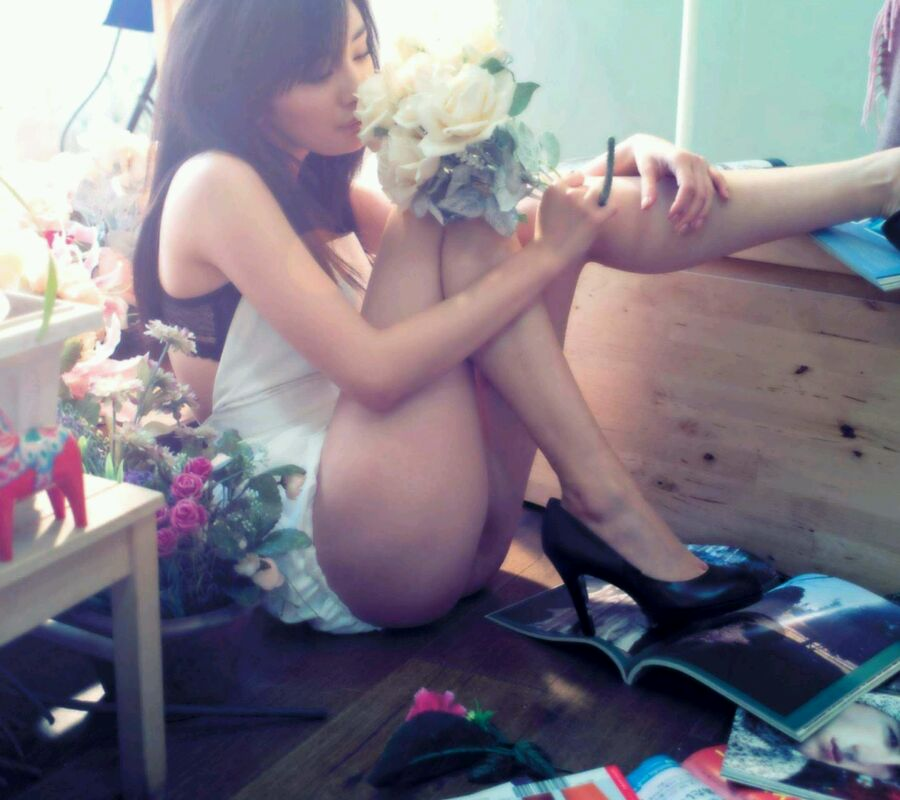
//> input picture picture/2.jpg, 900 x 800 px
$ ./009   (built with g++ and OpenCV 4)
//> lines starting //> are read from the running program, lines starting //| are printed output that depends on the picture; after the words box and inside, x2 and y2 are one past the last pixel; in counts of white or black regions, pixels touching at a corner belong together
// vs2017
// opencv 4.1.0

/*
    图像像素的统计：
        1. 求图像像素的最大值、最小值及它们的位置
        2. 求灰度图像的均值和方差
        3. 求彩色图像的均值和方差
        4. 将灰度图像转换为二值图像
*/

#include <opencv2/opencv.hpp>
#include <iostream>

using namespace cv;
using namespace std;

int main(int argc, char** argv)
{
    //【1】求图像像素的最大值、最小值及它们的位置

    Mat src1 = imread("c:/OpenCV_test/OpenCV_Coding/picture/2.jpg", IMREAD_GRAYSCALE);  // 灰度图像
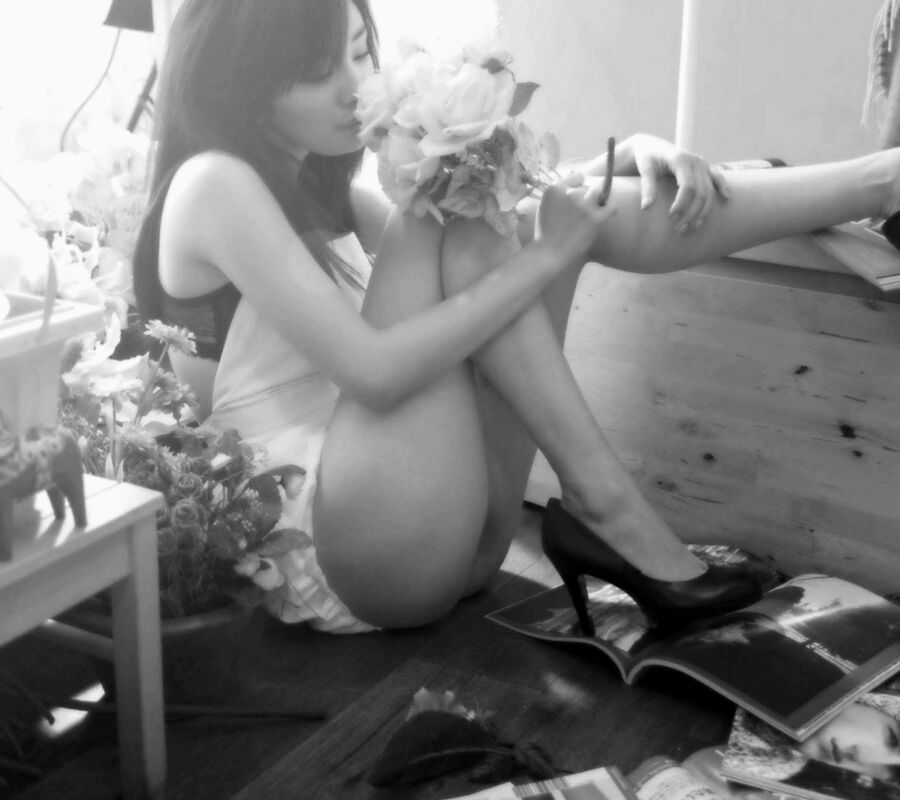
//> src1: 800 rows x 900 cols, CV_8UC1; min 0, max 255, mean 128.1

    if (src1.empty())
    {
        printf("Could not find the image..\n");
        system("pause");
        return -1;
    }

    namedWindow("009-Demo-src1", WINDOW_AUTOSIZE);
    imshow("009-Demo-src1", src1);

    double minValue;
    double maxValue;
    Point minLocation;
    Point maxLocation;

    minMaxLoc(src1, &minValue, &maxValue, &minLocation, &maxLocation, Mat());  // 参数src须为单通道图像
//> minValue = 0; maxValue = 255; minLocation = Point(559, 560); maxLocation = Point(105, 8)

    // [10 lines of commented-out code are left out]

    printf("minValue:%.2f, maxValue:%.2f\n", minValue, maxValue);
//| minValue:0.00, maxValue:255.00
    printf("minLocation:(%d,%d), ", minLocation.x, minLocation.y);
//| minLocation:(559,560),
    printf("maxLocation:(%d,%d)\n", maxLocation.x, maxLocation.y);
//| maxLocation:(105,8)

    //【2】求灰度图像的均值和方差

    Mat m1;
    Mat std1;

    meanStdDev(src1, m1, std1, Mat());
//> m1 = [128.1]; std1 = [68.13]

    printf("m1 -- height:%d, width:%d, channels:%d\n", m1.rows, m1.cols, m1.channels());  // height:1, width:1, channels:1
//| m1 -- height:1, width:1, channels:1
    printf("std1 -- height:%d, width:%d, channels:%d\n", std1.rows, std1.cols, std1.channels());  // height:1, width:1, channels:1
//| std1 -- height:1, width:1, channels:1

    printf("src1 -- mean:%.2f, std:%.2f\n", m1.at<double>(0,0), std1.at<double>(0,0)); // 这里的m1和std1数据都是double类型的
//| src1 -- mean:128.07, std:68.13

    //【3】求彩色图像的均值和方差

    Mat src2 = imread("c:/OpenCV_test/OpenCV_Coding/picture/2.jpg");  // 彩色图像
//> src2 is the input picture: 800 rows x 900 cols, CV_8UC3; mean B, G, R 135.9, 125.4, 130.3

    if (src2.empty())
    {
        printf("Could not find the image..\n");
        system("pause");
        return -1;
    }

    namedWindow("009-Demo-src2", WINDOW_AUTOSIZE);
    imshow("009-Demo-src2", src2);

    Mat m2;
    Mat std2;

    meanStdDev(src2, m2, std2, Mat());
//> m2 = [135.9, 125.4, 130.3]; std2 = [58.12, 70.54, 71.34]

    printf("m2 -- height:%d, width:%d, channels:%d\n", m2.rows, m2.cols, m2.channels());  // height:3, width:1, channels:1
//| m2 -- height:3, width:1, channels:1
    printf("std2 -- height:%d, width:%d, channels:%d\n", std2.rows, std2.cols, std2.channels());  // height:3, width:1, channels:1
//| std2 -- height:3, width:1, channels:1

    printf("src2_b_channel -- mean:%.2f, std:%.2f\n", m2.at<double>(0,0), std2.at<double>(0,0));
//| src2_b_channel -- mean:135.88, std:58.12
    printf("src2_g_channel -- mean:%.2f, std:%.2f\n", m2.at<double>(1,0), std2.at<double>(1,0));
//| src2_g_channel -- mean:125.41, std:70.54
    printf("src2_r_channel -- mean:%.2f, std:%.2f\n", m2.at<double>(2,0), std2.at<double>(2,0));
//| src2_r_channel -- mean:130.32, std:71.34

    //【4】将灰度图像转换为二值图像

    Mat bw = Mat::zeros(src1.size(), CV_8UC1);  // 创建一个空白图像，用于保存二值图像

    for (int row = 0; row < src1.rows; row++)
    {
        for (int col = 0; col < src1.cols; col++)
        {
            bw.at<uchar>(row,col) = (src1.at<uchar>(row,col) > m1.at<double>(0,0)) ? 255 : 0;
        }
    }
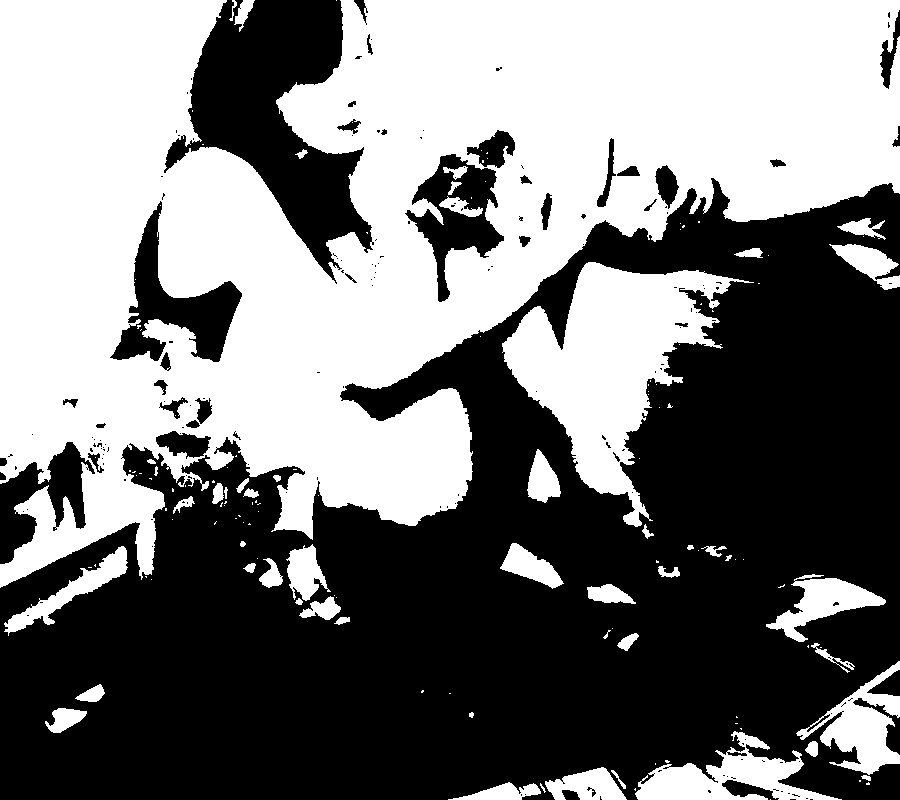
//> bw: 800 rows x 900 cols, CV_8UC1; 47.7% white; 139 white regions (89 under 20 px), largest, box (x1, y1, x2, y2) and area: (0, 0, 900, 588) 287136, (502, 262, 754, 527) 26249, (635, 731, 842, 800) 5832

    namedWindow("009-Demo-bw", WINDOW_AUTOSIZE);
    imshow("009-Demo-bw", bw);

    waitKey(0);
    destroyAllWindows();

    return 0;
}

$ run again, with picture/1.jpg copied over picture/2.jpg
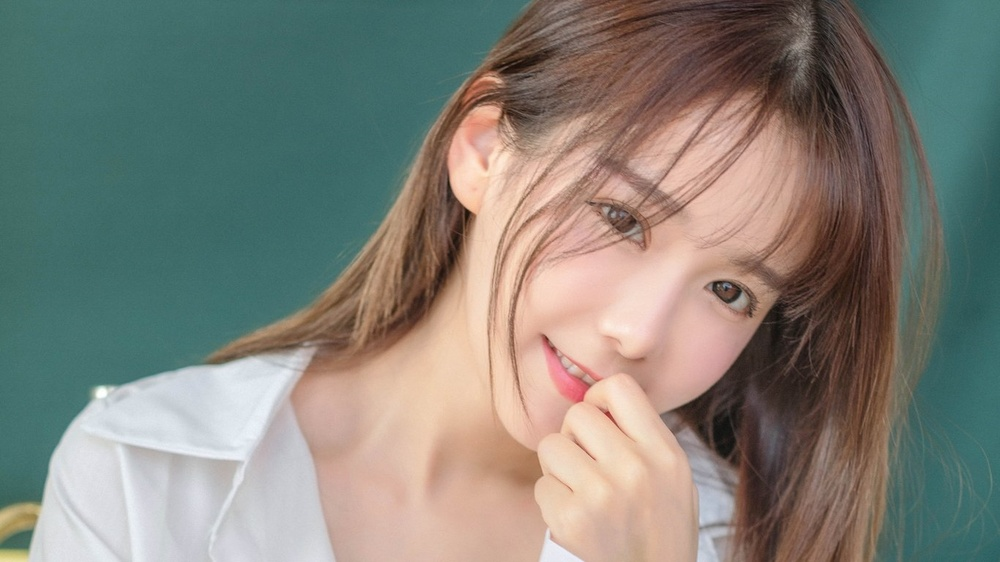
//> input picture picture/1.jpg, 1000 x 562 px, shrunk from 1366 x 768 before the run
//> `Mat src1 = imread("c:/OpenCV_test/OpenCV_Coding/picture/2.jpg", IMREAD..`:
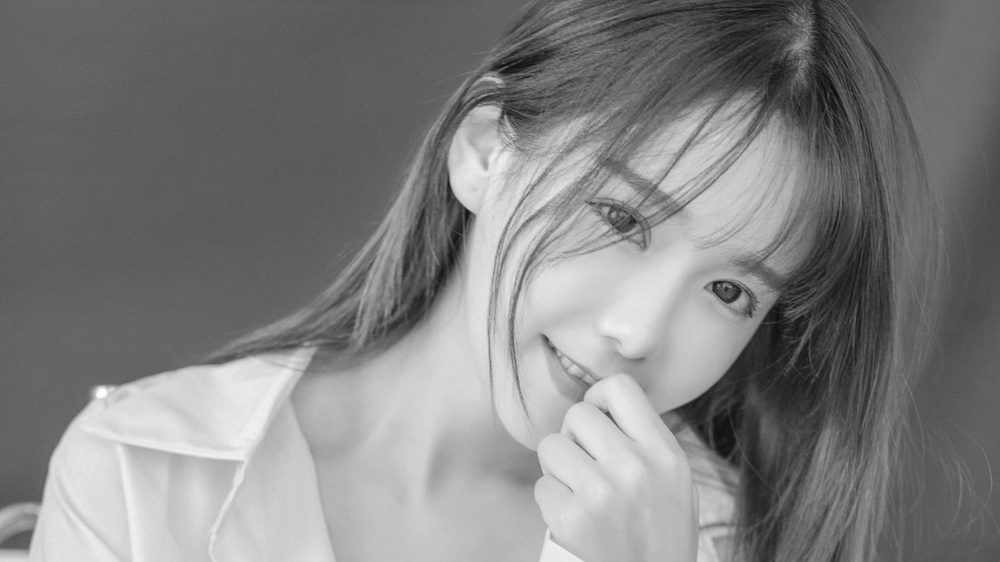
//> src1: 562 rows x 1000 cols, CV_8UC1; min 10, max 255, mean 128.5
//> minValue = 10; maxValue = 255; minLocation = Point(834, 93); maxLocation = Point(103, 392)
//| minValue:10.00, maxValue:255.00
//| minLocation:(834,93),
//| maxLocation:(103,392)
//> m1 = [128.5]; std1 = [53.2]
//| m1 -- height:1, width:1, channels:1
//| std1 -- height:1, width:1, channels:1
//| src1 -- mean:128.52, std:53.20
//> src2 is the input picture: 562 rows x 1000 cols, CV_8UC3; mean B, G, R 120.5, 129.4, 129.9
//> m2 = [120.5, 129.4, 129.9]; std2 = [48.79, 49.54, 69.06]
//| m2 -- height:3, width:1, channels:1
//| std2 -- height:3, width:1, channels:1
//| src2_b_channel -- mean:120.55, std:48.79
//| src2_g_channel -- mean:129.38, std:49.54
//| src2_r_channel -- mean:129.89, std:69.06
//> after the loop `for (int row = 0; row < src1.rows; row++)`:
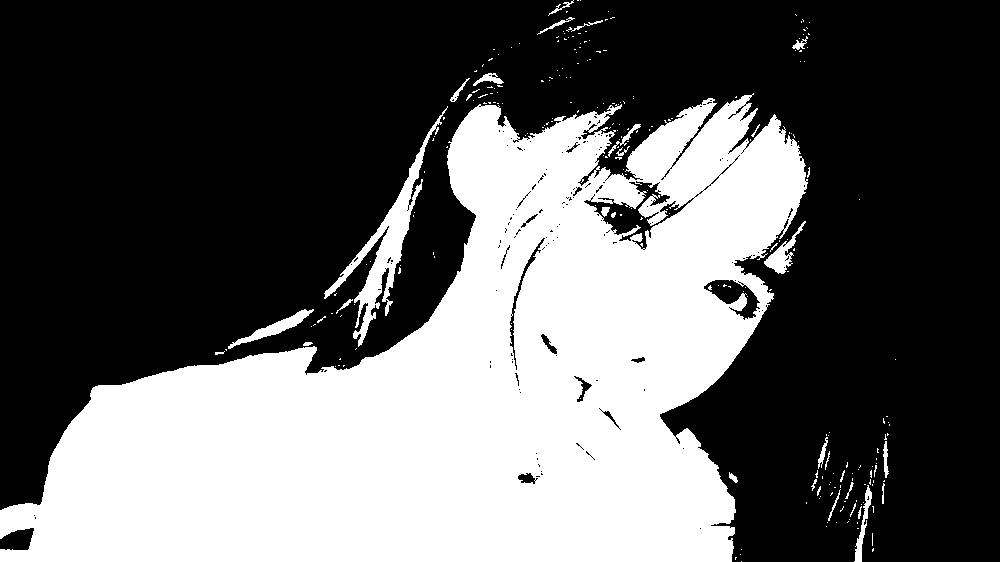
//> bw: 562 rows x 1000 cols, CV_8UC1; 38% white; 251 white regions (220 under 20 px), largest, box (x1, y1, x2, y2) and area: (0, 93, 808, 562) 205157, (324, 106, 448, 347) 4171, (228, 309, 314, 349) 731

$ run again, with picture/11.jpg copied over picture/2.jpg
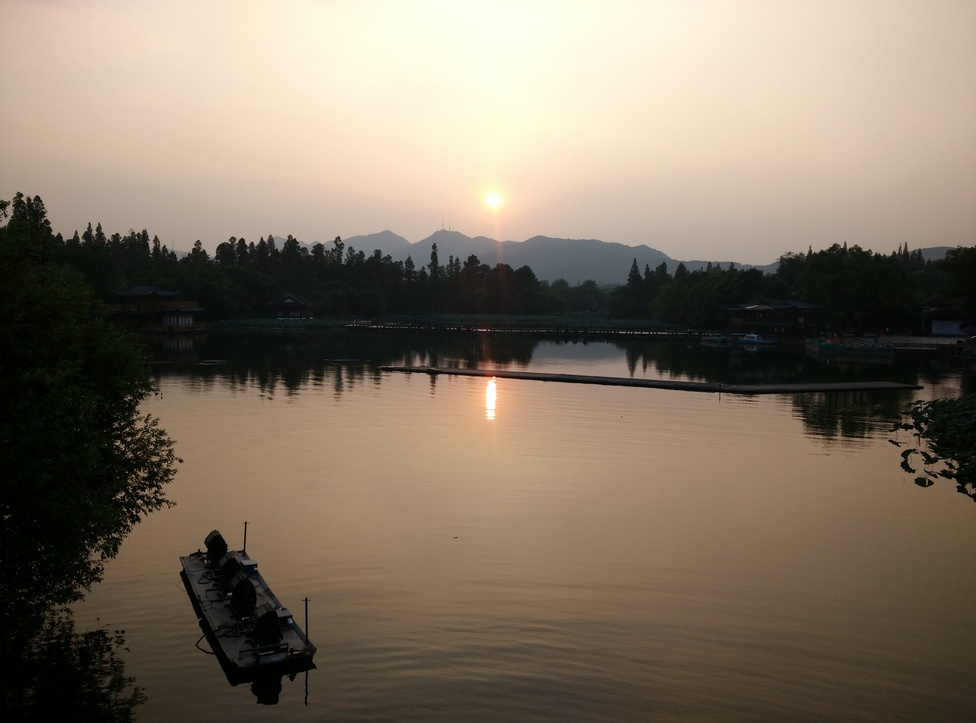
//> input picture picture/11.jpg, 976 x 723 px, shrunk from 4208 x 3120 before the run
//> `Mat src1 = imread("c:/OpenCV_test/OpenCV_Coding/picture/2.jpg", IMREAD..`:
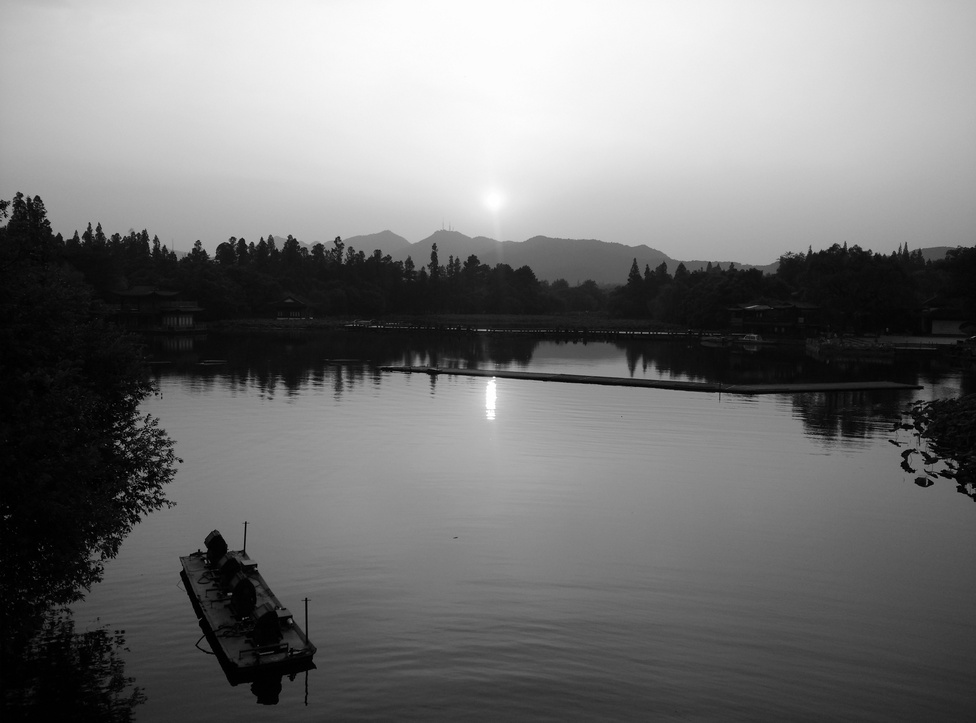
//> src1: 723 rows x 976 cols, CV_8UC1; min 0, max 255, mean 118.1
//> minValue = 0; maxValue = 255; minLocation = Point(4, 212); maxLocation = Point(491, 196)
//| minValue:0.00, maxValue:255.00
//| minLocation:(4,212),
//| maxLocation:(491,196)
//> m1 = [118.1]; std1 = [80.87]
//| m1 -- height:1, width:1, channels:1
//| std1 -- height:1, width:1, channels:1
//| src1 -- mean:118.14, std:80.87
//> src2 is the input picture: 723 rows x 976 cols, CV_8UC3; mean B, G, R 99.8, 116.1, 129.2
//> m2 = [99.78, 116.1, 129.2]; std2 = [73.07, 79.67, 86.77]
//| m2 -- height:3, width:1, channels:1
//| std2 -- height:3, width:1, channels:1
//| src2_b_channel -- mean:99.78, std:73.07
//| src2_g_channel -- mean:116.11, std:79.67
//| src2_r_channel -- mean:129.17, std:86.77
//> after the loop `for (int row = 0; row < src1.rows; row++)`:
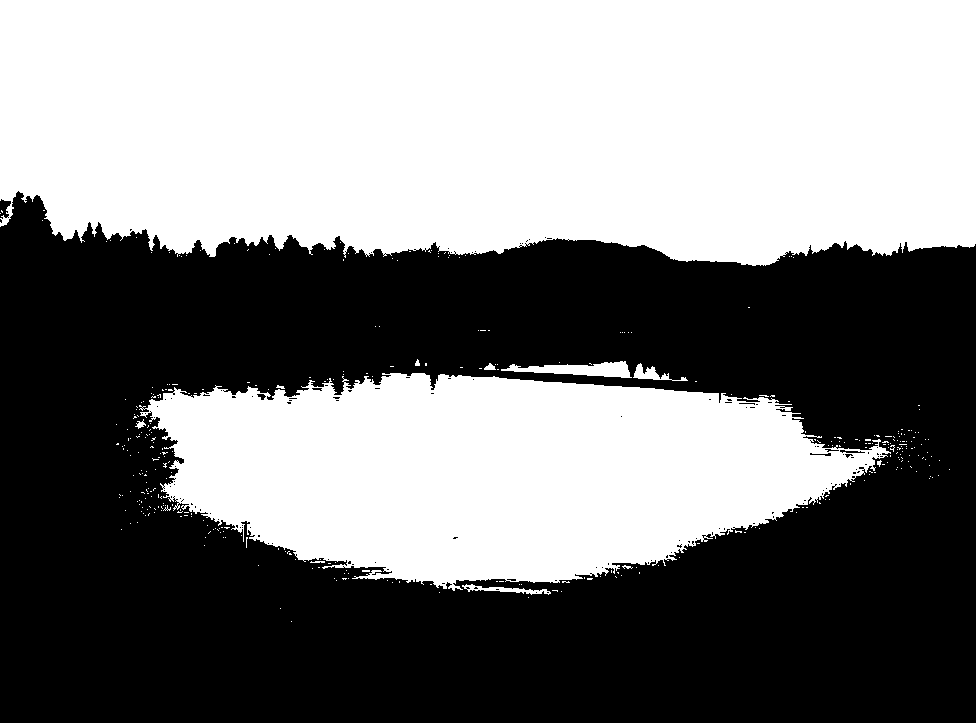
//> bw: 723 rows x 976 cols, CV_8UC1; 49.9% white; 363 white regions (351 under 20 px), largest, box (x1, y1, x2, y2) and area: (0, 0, 976, 266) 239575, (139, 373, 891, 591) 109583, (501, 361, 632, 378) 1184

$ run again, with picture/3.jpg copied over picture/2.jpg
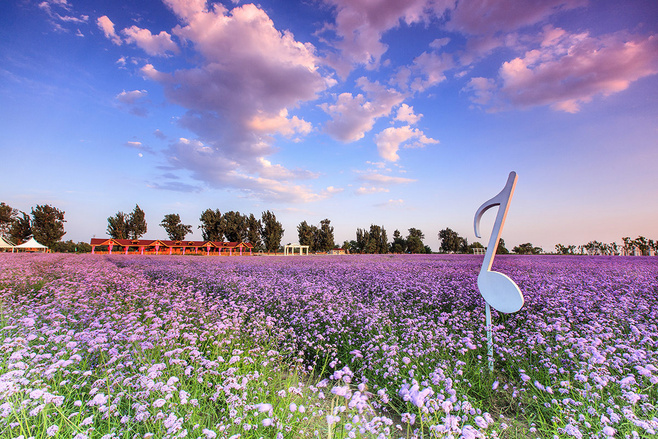
//> input picture picture/3.jpg, 658 x 439 px
//> `Mat src1 = imread("c:/OpenCV_test/OpenCV_Coding/picture/2.jpg", IMREAD..`:
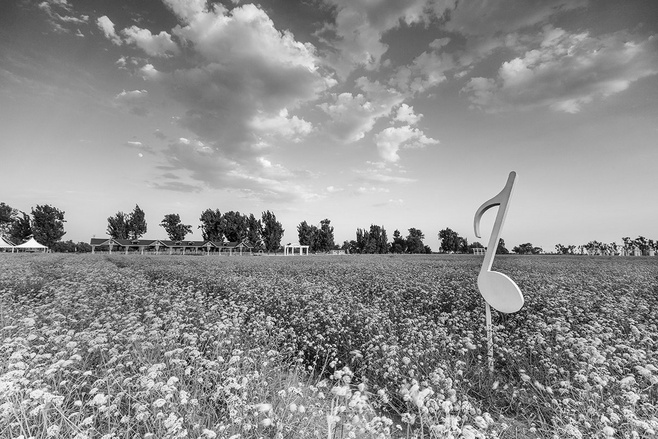
//> src1: 439 rows x 658 cols, CV_8UC1; min 0, max 255, mean 144
//> minValue = 0; maxValue = 255; minLocation = Point(36, 217); maxLocation = Point(124, 220)
//| minValue:0.00, maxValue:255.00
//| minLocation:(36,217),
//| maxLocation:(124,220)
//> m1 = [144]; std1 = [48.48]
//| m1 -- height:1, width:1, channels:1
//| std1 -- height:1, width:1, channels:1
//| src1 -- mean:143.97, std:48.48
//> src2 is the input picture: 439 rows x 658 cols, CV_8UC3; mean B, G, R 167.8, 138.3, 146
//> m2 = [167.8, 138.3, 146]; std2 = [69.76, 48.47, 53.9]
//| m2 -- height:3, width:1, channels:1
//| std2 -- height:3, width:1, channels:1
//| src2_b_channel -- mean:167.83, std:69.76
//| src2_g_channel -- mean:138.29, std:48.47
//| src2_r_channel -- mean:146.01, std:53.90
//> after the loop `for (int row = 0; row < src1.rows; row++)`:
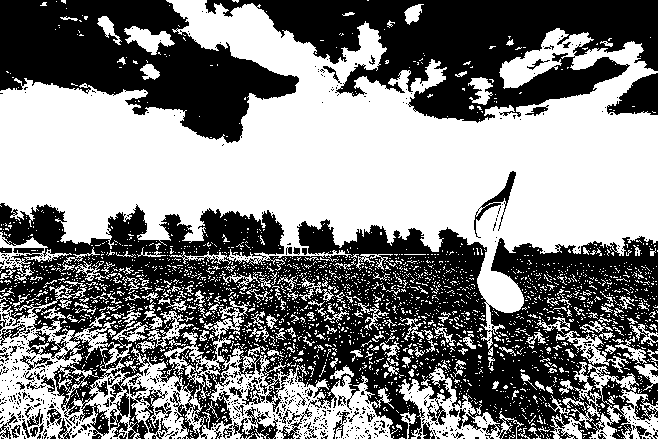
//> bw: 439 rows x 658 cols, CV_8UC1; 51.2% white; 722 black regions (653 under 20 px), largest, box (x1, y1, x2, y2) and area: (0, 203, 658, 439) 81671, (205, 0, 658, 123) 28125, (0, 0, 299, 143) 22487
